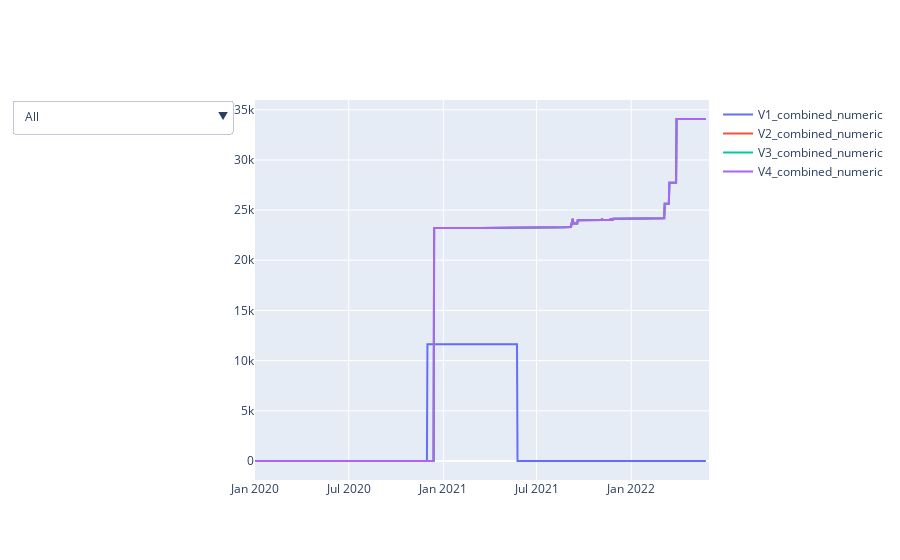

Source (notebook cell):
### Markdown cell above
The figure below shows the evolution of all vaccination policies at a national level, in the US, over time. The drop-down button allows to select the policy of interest for a clearer view. Except for Vaccine prioritisation, all other three measures increase steadily over time.

### Code cell
import plotly.graph_objects as go
# Create figure
fig = go.Figure()

for column in ["V1_combined_numeric", "V2_combined_numeric", "V3_combined_numeric", "V4_combined_numeric"]:
    fig.add_trace(
        go.Scatter(
            x = data_gov_nat["Date"],
            y = data_gov_nat[column],
            name = column
        )
    )

fig.update_layout(
    updatemenus=[go.layout.Updatemenu(
        active=0,
        buttons=list(
            [dict(label = 'All',
                  method = 'update',
                  args = [{'visible': [True, True, True, True]},
                          {'title': 'All',
                           'showlegend':True}]),
             dict(label = 'V1- Vaccine prioritisation',
                  method = 'update',
                  args = [{'visible': [True, False, False, False]}, # the index of True aligns with the indices of plot traces
                          {'title': 'V1- Vaccine prioritisation',
                           'showlegend':False}]),
             dict(label = 'V2- Vaccine eligibility/availability',
                  method = 'update',
                  args = [{'visible': [False, True, False, False]},
                          {'title': 'V2- Vaccine eligibility/availability',
                           'showlegend':False}]),
             dict(label = 'V3- Vaccine financial support',
                  method = 'update',
                  args = [{'visible': [False, False, True, False]},
                          {'title': 'V3- Vaccine financial support',
                           'showlegend':False}]),
             dict(label = 'V4- Mandatory vaccination',
                  method = 'update',
                  args = [{'visible': [False, False, False, True]},
                          {'title': 'V4- Mandatory vaccination',
                           'showlegend':False}])
            ])
        )
    ])

fig.show()

### Figure 1 — Plotly figure (JSON) as saved in the notebook; plotly's stock layout.template omitted (floating-point values rounded to 4 significant figures; data arrays with more than 128 entries replaced by an {"elided": "..."} marker saying what was removed)
{"data": [{"name": "V1_combined_numeric", "type": "scatter", "x": {"elided": "883 str values"}, "y": {"elided": "883 int values"}}, {"name": "V2_combined_numeric", "type": "scatter", "x": {"elided": "883 str values"}, "y": {"elided": "883 int values"}}, {"name": "V3_combined_numeric", "type": "scatter", "x": {"elided": "883 str values"}, "y": {"elided": "883 int values"}}, {"name": "V4_combined_numeric", "type": "scatter", "x": {"elided": "883 str values"}, "y": {"elided": "883 int values"}}], "layout": {"updatemenus": [{"active": 0, "buttons": [{"args": [{"visible": [true, true, true, true]}, {"showlegend": true, "title": "All"}], "label": "All", "method": "update"}, {"args": [{"visible": [true, false, false, false]}, {"showlegend": false, "title": "V1- Vaccine prioritisation"}], "label": "V1- Vaccine prioritisation", "method": "update"}, {"args": [{"visible": [false, true, false, false]}, {"showlegend": false, "title": "V2- Vaccine eligibility/availability"}], "label": "V2- Vaccine eligibility/availability", "method": "update"}, {"args": [{"visible": [false, false, true, false]}, {"showlegend": false, "title": "V3- Vaccine financial support"}], "label": "V3- Vaccine financial support", "method": "update"}, {"args": [{"visible": [false, false, false, true]}, {"showlegend": false, "title": "V4- Mandatory vaccination"}], "label": "V4- Mandatory vaccination", "method": "update"}]}]}}
